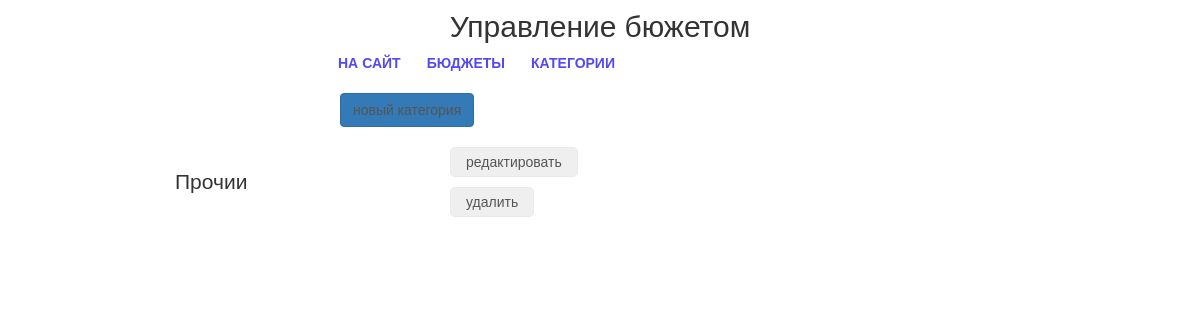
/set/category/ (signed in), run on an earlier commit of the app's database.
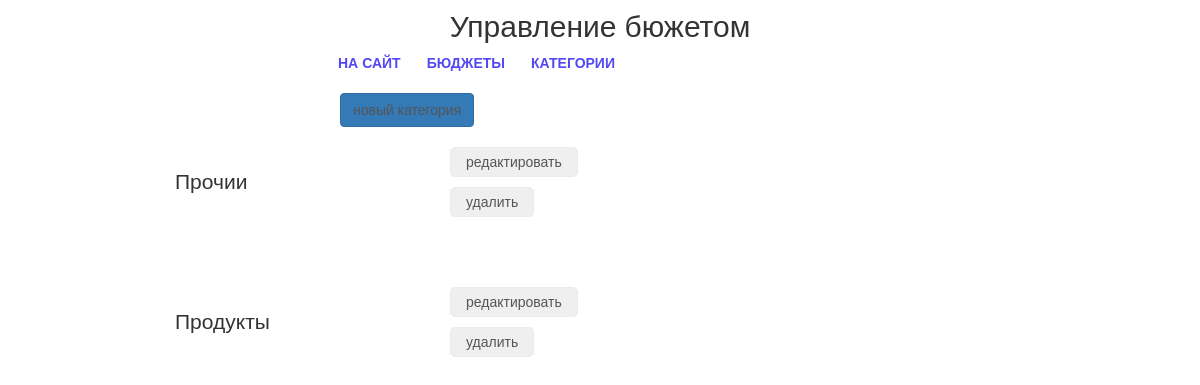
And on a later commit of the database.
### mainapp/models.py (models this page shows, shortened)
class Category(models.Model):
    name = models.CharField('название', max_length=64)
    description = models.TextField('описание', blank=True)

### setbudgetapp/views.py (the view)
class CategoryList(UserIsAuthMixin, PageTitleMixin, ListView):
    model = Category
    page_title = 'управление/категории'

### setbudgetapp/views.py (called while the page is built)
    @method_decorator(user_passes_test(lambda user: user.is_authenticated))
    def dispatch(self, request, *args, **kwargs):
        return super().dispatch(request, *args, **kwargs)

    def get_context_data(self, **kwargs):
        context = super().get_context_data(**kwargs)
        context[self.page_title_key] = self.page_title
        return context

### setbudgetapp/templates/mainapp/category_list.html (shortened to what this page needs)
{% extends 'setbudgetapp/base.html' %}
{% load static %}
{% block container %}
    <div class="users_list">
        <a href="{% url 'set:category_create' %}" class="btn btn-primary new_user">
            новый категория
        </a>
        {% for object in object_list %}
            <div class="product_record {% if object.is_active %}not_active{% endif %}">
                <div class="product_name">
                    {{ object.name|title }}
                </div>
                <div class="product_actions">
                    <button>
                        <a href={% url 'set:category_update' pk=object.pk %}>редактировать</a>
                    </button>
                    <button>
                        <a href={% url 'set:category_delete' pk=object.pk %}>удалить</a>
                    </button>
                </div>
            </div>
        {% endfor %}
    </div>
{% endblock %}

What changed in the data, as far as the page shows it:
added Category: name "Продукты"
